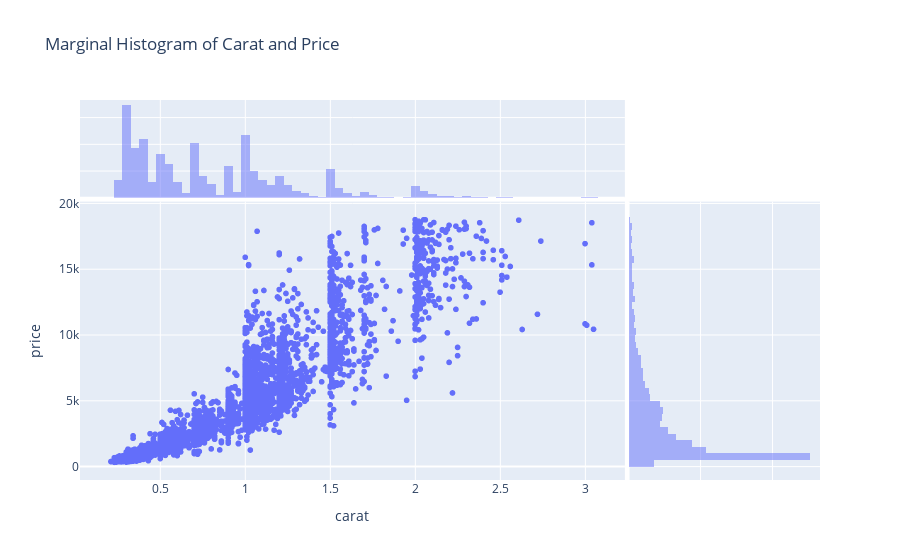

Notebook code for this chart:
### Code cell
# Scatter Plot with marginal Histogram

# This all is work with marginal_x and marginal_y 'histogram', 'rug', 'box','violin'.

fig = px.scatter(df, x='carat',y='price',
                 marginal_x='histogram',
                 marginal_y='histogram',
                 title='Marginal Histogram of Carat and Price')

fig.show()

### Figure 1 — Plotly figure (JSON) as saved in the notebook; plotly's stock layout.template omitted (floating-point values rounded to 4 significant figures; data arrays with more than 128 entries replaced by an {"elided": "..."} marker saying what was removed)
{"data": [{"hovertemplate": "carat=%{x}<br>price=%{y}<extra></extra>", "legendgroup": "", "marker": {"color": "#636efa", "symbol": "circle"}, "mode": "markers", "name": "", "showlegend": false, "type": "scattergl", "x": {"elided": "5394 float values"}, "xaxis": "x", "y": {"elided": "5394 int values"}, "yaxis": "y"}, {"bingroup": "x", "hovertemplate": "carat=%{x}<br>count=%{y}<extra></extra>", "legendgroup": "", "marker": {"color": "#636efa"}, "name": "", "opacity": 0.5, "showlegend": false, "type": "histogram", "x": {"elided": "5394 float values"}, "xaxis": "x3", "yaxis": "y3"}, {"bingroup": "y", "hovertemplate": "price=%{y}<br>count=%{x}<extra></extra>", "legendgroup": "", "marker": {"color": "#636efa"}, "name": "", "opacity": 0.5, "showlegend": false, "type": "histogram", "xaxis": "x2", "y": {"elided": "5394 int values"}, "yaxis": "y2"}], "layout": {"barmode": "overlay", "legend": {"tracegroupgap": 0}, "title": {"text": "Marginal Histogram of Carat and Price"}, "xaxis": {"anchor": "y", "domain": [0, 0.7363], "title": {"text": "carat"}}, "xaxis2": {"anchor": "y2", "domain": [0.7413, 1], "matches": "x2", "showgrid": true, "showline": false, "showticklabels": false, "ticks": ""}, "xaxis3": {"anchor": "y3", "domain": [0, 0.7363], "matches": "x", "showgrid": true, "showticklabels": false}, "xaxis4": {"anchor": "y4", "domain": [0.7413, 1], "matches": "x2", "showgrid": true, "showline": false, "showticklabels": false, "ticks": ""}, "yaxis": {"anchor": "x", "domain": [0, 0.7326], "title": {"text": "price"}}, "yaxis2": {"anchor": "x2", "domain": [0, 0.7326], "matches": "y", "showgrid": true, "showticklabels": false}, "yaxis3": {"anchor": "x3", "domain": [0.7426, 1], "matches": "y3", "showgrid": true, "showline": false, "showticklabels": false, "ticks": ""}, "yaxis4": {"anchor": "x4", "domain": [0.7426, 1], "matches": "y3", "showgrid": true, "showline": false, "showticklabels": false, "ticks": ""}}}
